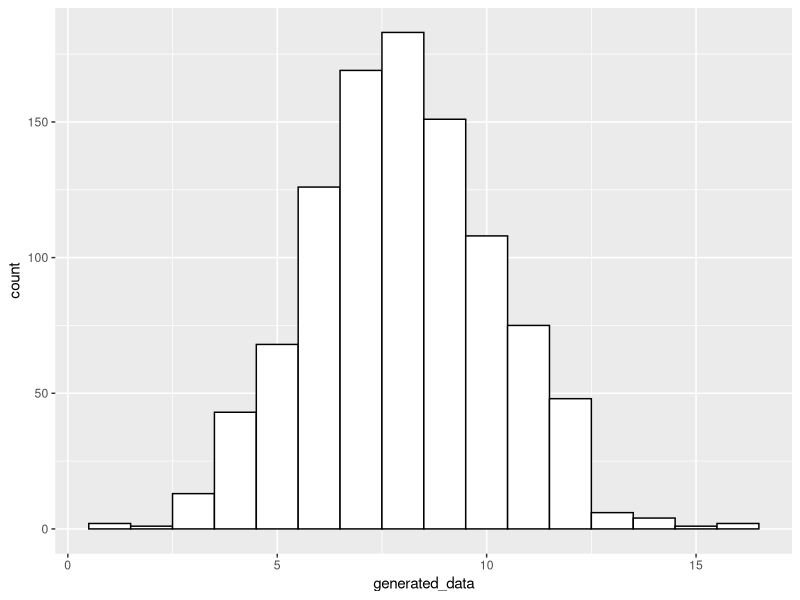
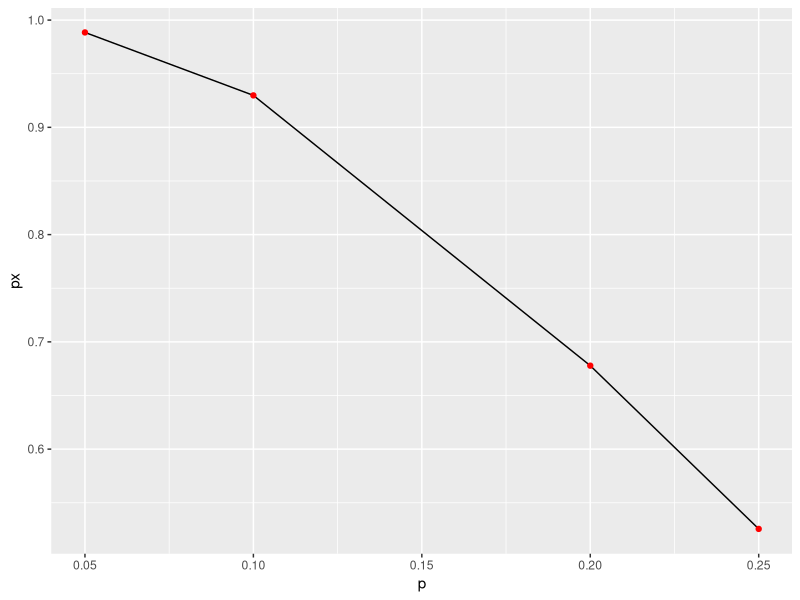
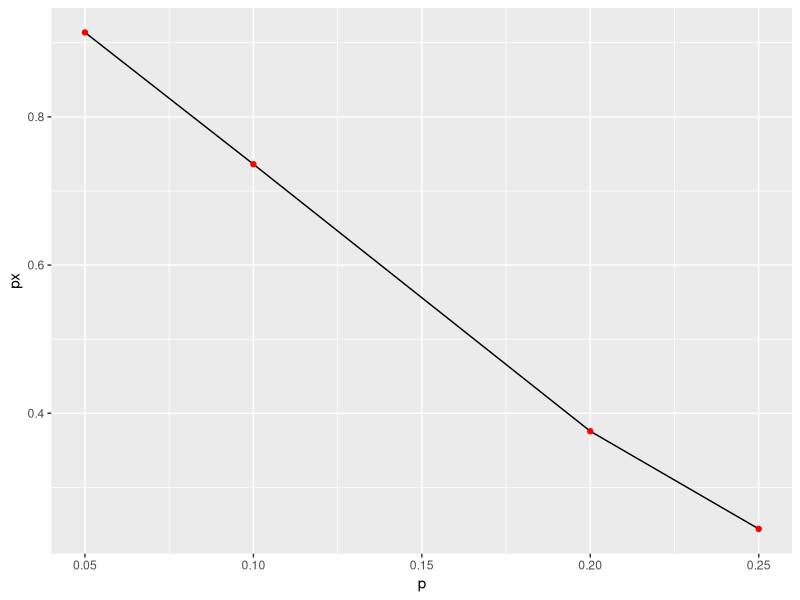
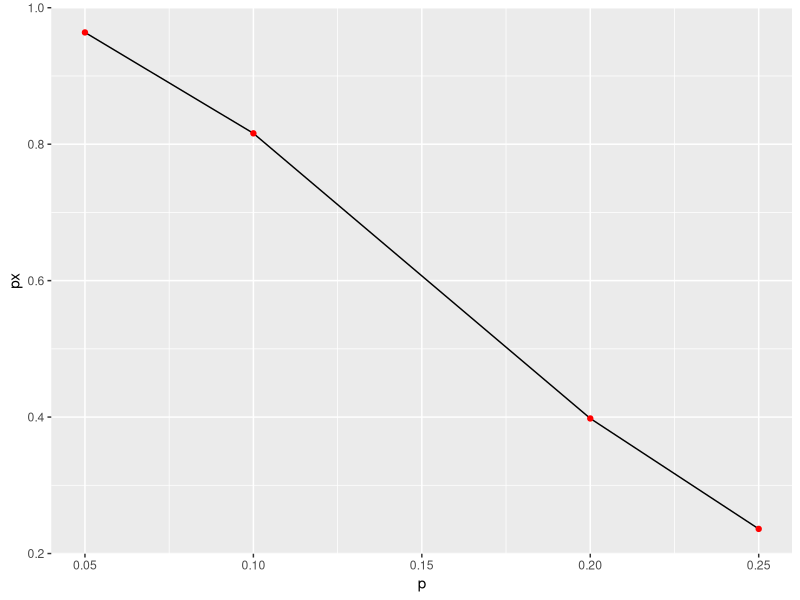

These charts were generated, in order, by the following R code:
library(ggplot2)

x <- 20
N <- 1000
p <- 0.4
generated_data <- rbinom(N, x, p)

# a
png(filename="hist.png")
ggplot() + aes(generated_data) + 
  geom_histogram(binwidth=1, colour="black", fill="white")
dev.off()

# # b
# paste("Mean:", signif(mean(generated_data), digits=4),
#     "| Variance:", signif(var(generated_data), digits=4),
#     "| Standard Deviation:", signif(sqrt(var(generated_data)), digits=4)
# )

# # c
# summary(generated_data)
# relfreq <- as.vector(ftable(generated_data))/N
# # ftable(generated_data)

# ftable(generated_data)/N

# # d
# png(filename="relfreq.png")
# barplot(relfreq, ylab="y")
# # ggplot() + aes(x=c(1:length(relfreq))) + 
# #   geom_histogram(y=relfreq, binwidth=1, colour="black", fill="white")
# dev.off()

# # e


# 3.58
# a

bnom_df <- data.frame(
    p=c(0.05, 0.10, 0.20, 0.25), 
    px=c(
        signif(pbinom(2, size=10, prob=0.05), digits=4),
        signif(pbinom(2, size=10, prob=0.10), digits=4),
        signif(pbinom(2, size=10, prob=0.20), digits=4),
        signif(pbinom(2, size=10, prob=0.25), digits=4)
    )
)
print(bnom_df)

# b

png(filename="charcurve1.png")
ggplot(bnom_df, aes(x=p, y=px)) + geom_line() + geom_point(colour="red")
dev.off()

# c

bnom_df <- data.frame(
    p=c(0.05, 0.10, 0.20, 0.25), 
    px=c(
        signif(pbinom(1, size=10, prob=0.05), digits=4),
        signif(pbinom(1, size=10, prob=0.10), digits=4),
        signif(pbinom(1, size=10, prob=0.20), digits=4),
        signif(pbinom(1, size=10, prob=0.25), digits=4)
    )
)
print(bnom_df)

png(filename="charcurve2.png")
ggplot(bnom_df, aes(x=p, y=px)) + geom_line() + geom_point(colour="red")
dev.off()

# d

bnom_df <- data.frame(
    p=c(0.05, 0.10, 0.20, 0.25), 
    px=c(
        signif(pbinom(2, size=15, prob=0.05), digits=4),
        signif(pbinom(2, size=15, prob=0.10), digits=4),
        signif(pbinom(2, size=15, prob=0.20), digits=4),
        signif(pbinom(2, size=15, prob=0.25), digits=4)
    )
)
print(bnom_df)

png(filename="charcurve3.png")
ggplot(bnom_df, aes(x=p, y=px)) + geom_line() + geom_point(colour="red")
dev.off()
